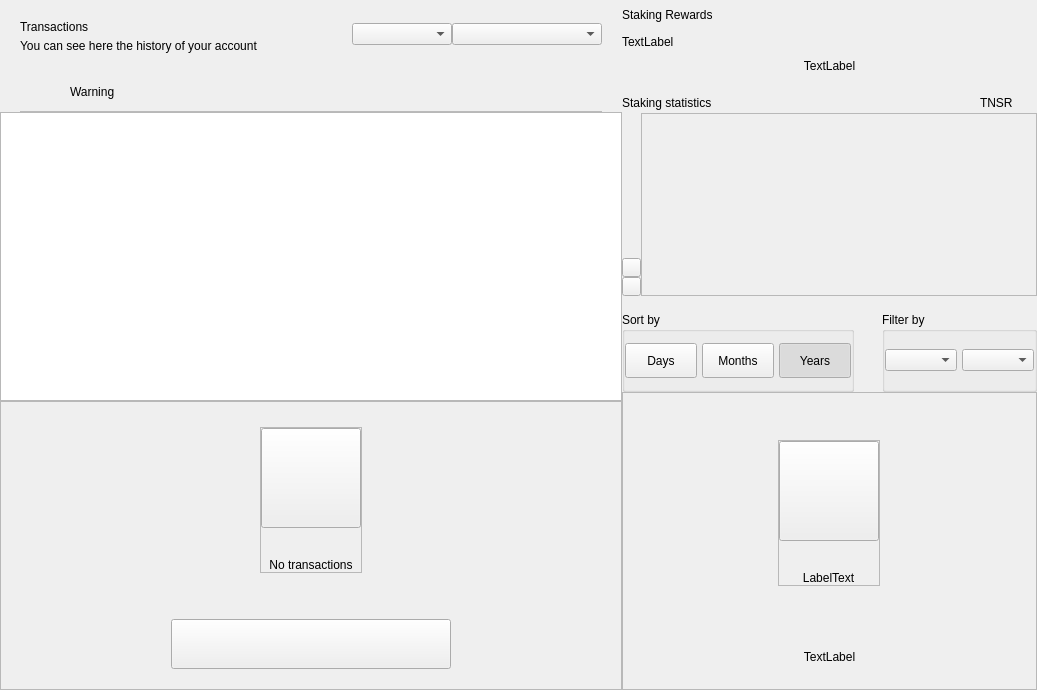
<?xml version="1.0" encoding="UTF-8"?>
<ui version="4.0">
 <class>DashboardWidget</class>
 <widget class="QWidget" name="DashboardWidget">
  <property name="geometry">
   <rect>
    <x>0</x>
    <y>0</y>
    <width>1037</width>
    <height>690</height>
   </rect>
  </property>
  <property name="windowTitle">
   <string>Form</string>
  </property>
  <layout class="QHBoxLayout" name="horizontalLayout_2" stretch="3,2">
   <property name="spacing">
    <number>0</number>
   </property>
   <property name="leftMargin">
    <number>0</number>
   </property>
   <property name="topMargin">
    <number>0</number>
   </property>
   <property name="rightMargin">
    <number>0</number>
   </property>
   <property name="bottomMargin">
    <number>0</number>
   </property>
   <item>
    <widget class="QWidget" name="left" native="true">
     <layout class="QVBoxLayout" name="left_2">
      <property name="spacing">
       <number>0</number>
      </property>
      <property name="leftMargin">
       <number>0</number>
      </property>
      <property name="topMargin">
       <number>0</number>
      </property>
      <property name="rightMargin">
       <number>0</number>
      </property>
      <property name="bottomMargin">
       <number>0</number>
      </property>
      <item>
       <layout class="QVBoxLayout" name="verticalLayout22">
        <property name="spacing">
         <number>0</number>
        </property>
        <property name="leftMargin">
         <number>20</number>
        </property>
        <property name="topMargin">
         <number>15</number>
        </property>
        <property name="rightMargin">
         <number>20</number>
        </property>
        <item>
         <widget class="QFrame" name="left_top_container">
          <layout class="QHBoxLayout" name="horizontalLayout">
           <property name="spacing">
            <number>0</number>
           </property>
           <property name="leftMargin">
            <number>0</number>
           </property>
           <property name="topMargin">
            <number>0</number>
           </property>
           <property name="rightMargin">
            <number>0</number>
           </property>
           <property name="bottomMargin">
            <number>0</number>
           </property>
           <item>
            <layout class="QVBoxLayout" name="verticalLayout_5">
             <property name="spacing">
              <number>5</number>
             </property>
             <property name="topMargin">
              <number>5</number>
             </property>
             <item>
              <widget class="QLabel" name="labelTitle">
               <property name="text">
                <string>Transactions</string>
               </property>
              </widget>
             </item>
             <item>
              <widget class="QLabel" name="labelSubtitle">
               <property name="text">
                <string>You can see here the history of your account</string>
               </property>
               <property name="alignment">
                <set>Qt::AlignLeading|Qt::AlignLeft|Qt::AlignVCenter</set>
               </property>
              </widget>
             </item>
            </layout>
           </item>
           <item>
            <spacer name="horizontalSpacer">
             <property name="orientation">
              <enum>Qt::Horizontal</enum>
             </property>
             <property name="sizeHint" stdset="0">
              <size>
               <width>40</width>
               <height>20</height>
              </size>
             </property>
            </spacer>
           </item>
           <item>
            <widget class="QComboBox" name="comboBoxSortType">
             <property name="minimumSize">
              <size>
               <width>100</width>
               <height>0</height>
              </size>
             </property>
            </widget>
           </item>
           <item>
            <widget class="QComboBox" name="comboBoxSort">
             <property name="minimumSize">
              <size>
               <width>150</width>
               <height>0</height>
              </size>
             </property>
            </widget>
           </item>
          </layout>
         </widget>
        </item>
       </layout>
      </item>
      <item>
       <spacer name="verticalSpacer">
        <property name="orientation">
         <enum>Qt::Vertical</enum>
        </property>
        <property name="sizeType">
         <enum>QSizePolicy::Fixed</enum>
        </property>
        <property name="sizeHint" stdset="0">
         <size>
          <width>20</width>
          <height>20</height>
         </size>
        </property>
       </spacer>
      </item>
      <item>
       <widget class="QWidget" name="layoutWarning" native="true">
        <layout class="QVBoxLayout" name="verticalLayout_3">
         <property name="spacing">
          <number>0</number>
         </property>
         <property name="leftMargin">
          <number>0</number>
         </property>
         <property name="topMargin">
          <number>0</number>
         </property>
         <property name="rightMargin">
          <number>0</number>
         </property>
         <property name="bottomMargin">
          <number>0</number>
         </property>
         <item>
          <widget class="QWidget" name="containerWarning" native="true">
           <layout class="QVBoxLayout" name="verticalLayout_21">
            <property name="spacing">
             <number>9</number>
            </property>
            <property name="leftMargin">
             <number>20</number>
            </property>
            <property name="topMargin">
             <number>9</number>
            </property>
            <property name="rightMargin">
             <number>20</number>
            </property>
            <property name="bottomMargin">
             <number>0</number>
            </property>
            <item>
             <widget class="QFrame" name="frameWarning">
              <property name="styleSheet">
               <string notr="true">border:none;</string>
              </property>
              <property name="frameShape">
               <enum>QFrame::StyledPanel</enum>
              </property>
              <property name="frameShadow">
               <enum>QFrame::Raised</enum>
              </property>
              <layout class="QHBoxLayout" name="horizontalLayout11" stretch="0,0,2">
               <property name="leftMargin">
                <number>0</number>
               </property>
               <property name="topMargin">
                <number>0</number>
               </property>
               <property name="rightMargin">
                <number>0</number>
               </property>
               <property name="bottomMargin">
                <number>0</number>
               </property>
               <item alignment="Qt::AlignVCenter">
                <widget class="QPushButton" name="imgWarning">
                 <property name="styleSheet">
                  <string notr="true">border:none;</string>
                 </property>
                 <property name="text">
                  <string/>
                 </property>
                 <property name="iconSize">
                  <size>
                   <width>24</width>
                   <height>24</height>
                  </size>
                 </property>
                </widget>
               </item>
               <item>
                <spacer name="horizontalSpacer_3">
                 <property name="orientation">
                  <enum>Qt::Horizontal</enum>
                 </property>
                 <property name="sizeType">
                  <enum>QSizePolicy::Fixed</enum>
                 </property>
                 <property name="sizeHint" stdset="0">
                  <size>
                   <width>12</width>
                   <height>20</height>
                  </size>
                 </property>
                </spacer>
               </item>
               <item alignment="Qt::AlignVCenter">
                <widget class="QLabel" name="lblWarning">
                 <property name="styleSheet">
                  <string notr="true"/>
                 </property>
                 <property name="text">
                  <string>Warning</string>
                 </property>
                 <property name="alignment">
                  <set>Qt::AlignBottom|Qt::AlignLeading|Qt::AlignLeft</set>
                 </property>
                </widget>
               </item>
              </layout>
             </widget>
            </item>
            <item>
             <widget class="QLabel" name="lblDivisory">
              <property name="minimumSize">
               <size>
                <width>0</width>
                <height>1</height>
               </size>
              </property>
              <property name="maximumSize">
               <size>
                <width>16777215</width>
                <height>1</height>
               </size>
              </property>
              <property name="styleSheet">
               <string notr="true">background-color:#bababa;</string>
              </property>
              <property name="text">
               <string/>
              </property>
              <property name="alignment">
               <set>Qt::AlignBottom|Qt::AlignLeading|Qt::AlignLeft</set>
              </property>
             </widget>
            </item>
           </layout>
          </widget>
         </item>
        </layout>
       </widget>
      </item>
      <item>
       <widget class="QListView" name="listTransactions">
        <property name="mouseTracking">
         <bool>true</bool>
        </property>
        <property name="selectionBehavior">
         <enum>QAbstractItemView::SelectItems</enum>
        </property>
        <property name="verticalScrollMode">
         <enum>QAbstractItemView::ScrollPerItem</enum>
        </property>
       </widget>
      </item>
      <item>
       <widget class="QFrame" name="emptyContainer">
        <property name="minimumSize">
         <size>
          <width>0</width>
          <height>100</height>
         </size>
        </property>
        <property name="frameShape">
         <enum>QFrame::StyledPanel</enum>
        </property>
        <property name="frameShadow">
         <enum>QFrame::Raised</enum>
        </property>
        <layout class="QVBoxLayout" name="verticalLayout_7" stretch="1,8,0,0">
         <property name="spacing">
          <number>0</number>
         </property>
         <property name="leftMargin">
          <number>0</number>
         </property>
         <property name="topMargin">
          <number>0</number>
         </property>
         <property name="rightMargin">
          <number>0</number>
         </property>
         <property name="bottomMargin">
          <number>20</number>
         </property>
         <item>
          <spacer name="verticalSpacer12">
           <property name="orientation">
            <enum>Qt::Vertical</enum>
           </property>
           <property name="sizeHint" stdset="0">
            <size>
             <width>20</width>
             <height>20</height>
            </size>
           </property>
          </spacer>
         </item>
         <item alignment="Qt::AlignHCenter|Qt::AlignVCenter">
          <widget class="QFrame" name="emptyScreen">
           <property name="sizePolicy">
            <sizepolicy hsizetype="Expanding" vsizetype="Expanding">
             <horstretch>0</horstretch>
             <verstretch>0</verstretch>
            </sizepolicy>
           </property>
           <property name="frameShape">
            <enum>QFrame::StyledPanel</enum>
           </property>
           <property name="frameShadow">
            <enum>QFrame::Raised</enum>
           </property>
           <layout class="QVBoxLayout" name="verticalLayout12">
            <property name="spacing">
             <number>30</number>
            </property>
            <property name="leftMargin">
             <number>0</number>
            </property>
            <property name="topMargin">
             <number>0</number>
            </property>
            <property name="rightMargin">
             <number>0</number>
            </property>
            <property name="bottomMargin">
             <number>0</number>
            </property>
            <item alignment="Qt::AlignHCenter|Qt::AlignVCenter">
             <widget class="QPushButton" name="pushImgEmpty">
              <property name="minimumSize">
               <size>
                <width>100</width>
                <height>100</height>
               </size>
              </property>
              <property name="maximumSize">
               <size>
                <width>100</width>
                <height>100</height>
               </size>
              </property>
              <property name="focusPolicy">
               <enum>Qt::NoFocus</enum>
              </property>
              <property name="text">
               <string/>
              </property>
              <property name="iconSize">
               <size>
                <width>100</width>
                <height>100</height>
               </size>
              </property>
             </widget>
            </item>
            <item alignment="Qt::AlignHCenter|Qt::AlignVCenter">
             <widget class="QLabel" name="labelEmpty">
              <property name="styleSheet">
               <string notr="true"/>
              </property>
              <property name="text">
               <string>No transactions</string>
              </property>
              <property name="alignment">
               <set>Qt::AlignCenter</set>
              </property>
             </widget>
            </item>
           </layout>
          </widget>
         </item>
         <item>
          <spacer name="verticalSpacer_21">
           <property name="orientation">
            <enum>Qt::Vertical</enum>
           </property>
           <property name="sizeHint" stdset="0">
            <size>
             <width>20</width>
             <height>40</height>
            </size>
           </property>
          </spacer>
         </item>
         <item alignment="Qt::AlignHCenter">
          <widget class="QPushButton" name="btnHowTo">
           <property name="minimumSize">
            <size>
             <width>280</width>
             <height>50</height>
            </size>
           </property>
           <property name="focusPolicy">
            <enum>Qt::NoFocus</enum>
           </property>
           <property name="text">
            <string/>
           </property>
          </widget>
         </item>
        </layout>
       </widget>
      </item>
     </layout>
    </widget>
   </item>
   <item>
    <widget class="QWidget" name="right" native="true">
     <property name="minimumSize">
      <size>
       <width>200</width>
       <height>0</height>
      </size>
     </property>
     <layout class="QVBoxLayout" name="verticalLayout_31">
      <property name="spacing">
       <number>0</number>
      </property>
      <property name="leftMargin">
       <number>0</number>
      </property>
      <property name="topMargin">
       <number>0</number>
      </property>
      <property name="rightMargin">
       <number>0</number>
      </property>
      <property name="bottomMargin">
       <number>0</number>
      </property>
      <item>
       <layout class="QVBoxLayout" name="verticalLayout_2" stretch="0,0,0,0,0,0,0">
        <property name="spacing">
         <number>0</number>
        </property>
        <item>
         <layout class="QHBoxLayout" name="horizontalLayout_3">
          <property name="spacing">
           <number>0</number>
          </property>
          <item>
           <layout class="QVBoxLayout" name="verticalLayout_6">
            <property name="spacing">
             <number>5</number>
            </property>
            <item>
             <widget class="QLabel" name="labelTitle2">
              <property name="minimumSize">
               <size>
                <width>0</width>
                <height>30</height>
               </size>
              </property>
              <property name="text">
               <string>Staking Rewards</string>
              </property>
             </widget>
            </item>
            <item>
             <widget class="QLabel" name="labelMessage">
              <property name="text">
               <string>TextLabel</string>
              </property>
             </widget>
            </item>
           </layout>
          </item>
          <item>
           <spacer name="horizontalSpacer_2">
            <property name="orientation">
             <enum>Qt::Horizontal</enum>
            </property>
            <property name="sizeType">
             <enum>QSizePolicy::MinimumExpanding</enum>
            </property>
            <property name="sizeHint" stdset="0">
             <size>
              <width>20</width>
              <height>20</height>
             </size>
            </property>
           </spacer>
          </item>
         </layout>
        </item>
        <item>
         <spacer name="verticalSpacer_4">
          <property name="orientation">
           <enum>Qt::Vertical</enum>
          </property>
          <property name="sizeType">
           <enum>QSizePolicy::Fixed</enum>
          </property>
          <property name="sizeHint" stdset="0">
           <size>
            <width>20</width>
            <height>10</height>
           </size>
          </property>
         </spacer>
        </item>
        <item>
         <layout class="QHBoxLayout" name="horizontalLayout_5" stretch="0">
          <property name="spacing">
           <number>0</number>
          </property>
          <item>
           <widget class="QLabel" name="labelAmountPiv">
            <property name="text">
             <string>TextLabel</string>
            </property>
            <property name="alignment">
             <set>Qt::AlignCenter</set>
            </property>
           </widget>
          </item>
         </layout>
        </item>
        <item>
         <spacer name="verticalSpacer_6">
          <property name="orientation">
           <enum>Qt::Vertical</enum>
          </property>
          <property name="sizeType">
           <enum>QSizePolicy::Fixed</enum>
          </property>
          <property name="sizeHint" stdset="0">
           <size>
            <width>20</width>
            <height>20</height>
           </size>
          </property>
         </spacer>
        </item>
        <item>
         <widget class="QWidget" name="layoutChart" native="true">
          <layout class="QVBoxLayout" name="verticalLayout_8" stretch="3,0">
           <property name="spacing">
            <number>16</number>
           </property>
           <property name="leftMargin">
            <number>0</number>
           </property>
           <property name="topMargin">
            <number>0</number>
           </property>
           <property name="rightMargin">
            <number>0</number>
           </property>
           <property name="bottomMargin">
            <number>0</number>
           </property>
           <item>
            <widget class="QWidget" name="verticalWidgetChart" native="true">
             <property name="minimumSize">
              <size>
               <width>0</width>
               <height>190</height>
              </size>
             </property>
             <property name="maximumSize">
              <size>
               <width>16777215</width>
               <height>16777215</height>
              </size>
             </property>
             <layout class="QVBoxLayout" name="verticalLayout_4" stretch="1,5">
              <property name="spacing">
               <number>0</number>
              </property>
              <property name="leftMargin">
               <number>0</number>
              </property>
              <property name="topMargin">
               <number>0</number>
              </property>
              <property name="rightMargin">
               <number>0</number>
              </property>
              <property name="bottomMargin">
               <number>0</number>
              </property>
              <item>
               <layout class="QHBoxLayout" name="horizontalLayout_4">
                <item>
                 <widget class="QLabel" name="labelChart">
                  <property name="text">
                   <string>Staking statistics</string>
                  </property>
                 </widget>
                </item>
                <item>
                 <spacer name="horizontalSpacer_4">
                  <property name="orientation">
                   <enum>Qt::Horizontal</enum>
                  </property>
                  <property name="sizeHint" stdset="0">
                   <size>
                    <width>40</width>
                    <height>20</height>
                   </size>
                  </property>
                 </spacer>
                </item>
                <item>
                 <widget class="QLabel" name="labelSquarePiv">
                  <property name="minimumSize">
                   <size>
                    <width>14</width>
                    <height>14</height>
                   </size>
                  </property>
                  <property name="maximumSize">
                   <size>
                    <width>14</width>
                    <height>14</height>
                   </size>
                  </property>
                  <property name="text">
                   <string/>
                  </property>
                 </widget>
                </item>
                <item>
                 <widget class="QLabel" name="labelPiv">
                  <property name="text">
                   <string>TNSR</string>
                  </property>
                 </widget>
                </item>
                <item>
                 <spacer name="horizontalSpacer_5">
                  <property name="orientation">
                   <enum>Qt::Horizontal</enum>
                  </property>
                  <property name="sizeType">
                   <enum>QSizePolicy::Fixed</enum>
                  </property>
                  <property name="sizeHint" stdset="0">
                   <size>
                    <width>10</width>
                    <height>20</height>
                   </size>
                  </property>
                 </spacer>
                </item>
                <item>
                 <widget class="QLabel" name="labelSquarezPiv">
                  <property name="minimumSize">
                   <size>
                    <width>14</width>
                    <height>14</height>
                   </size>
                  </property>
                  <property name="maximumSize">
                   <size>
                    <width>14</width>
                    <height>14</height>
                   </size>
                  </property>
                  <property name="text">
                   <string/>
                  </property>
                 </widget>
                </item>
               </layout>
              </item>
              <item>
               <widget class="QWidget" name="chartContainer2" native="true">
                <property name="minimumSize">
                 <size>
                  <width>0</width>
                  <height>150</height>
                 </size>
                </property>
                <property name="styleSheet">
                 <string notr="true">#chartContainer{padding:0px; margin:0px;}</string>
                </property>
                <layout class="QHBoxLayout" name="horizontalLayout_11">
                 <property name="spacing">
                  <number>0</number>
                 </property>
                 <property name="leftMargin">
                  <number>0</number>
                 </property>
                 <property name="topMargin">
                  <number>0</number>
                 </property>
                 <property name="rightMargin">
                  <number>0</number>
                 </property>
                 <property name="bottomMargin">
                  <number>0</number>
                 </property>
                 <item>
                  <widget class="QWidget" name="containerChartArrow" native="true">
                   <property name="sizePolicy">
                    <sizepolicy hsizetype="Fixed" vsizetype="Preferred">
                     <horstretch>0</horstretch>
                     <verstretch>0</verstretch>
                    </sizepolicy>
                   </property>
                   <property name="minimumSize">
                    <size>
                     <width>19</width>
                     <height>0</height>
                    </size>
                   </property>
                   <property name="maximumSize">
                    <size>
                     <width>19</width>
                     <height>16777215</height>
                    </size>
                   </property>
                   <property name="styleSheet">
                    <string notr="true">#widget{
	padding:0px;
	margin:0px;
}</string>
                   </property>
                   <layout class="QVBoxLayout" name="verticalLayout_10">
                    <property name="spacing">
                     <number>0</number>
                    </property>
                    <property name="leftMargin">
                     <number>0</number>
                    </property>
                    <property name="rightMargin">
                     <number>0</number>
                    </property>
                    <property name="bottomMargin">
                     <number>0</number>
                    </property>
                    <item>
                     <spacer name="verticalSpacer_3">
                      <property name="orientation">
                       <enum>Qt::Vertical</enum>
                      </property>
                      <property name="sizeHint" stdset="0">
                       <size>
                        <width>20</width>
                        <height>127</height>
                       </size>
                      </property>
                     </spacer>
                    </item>
                    <item alignment="Qt::AlignVCenter">
                     <widget class="QWidget" name="containerArrows" native="true">
                      <layout class="QVBoxLayout" name="horizontalLayout_6" stretch="0,0">
                       <property name="spacing">
                        <number>0</number>
                       </property>
                       <property name="leftMargin">
                        <number>0</number>
                       </property>
                       <property name="topMargin">
                        <number>0</number>
                       </property>
                       <property name="rightMargin">
                        <number>0</number>
                       </property>
                       <property name="bottomMargin">
                        <number>0</number>
                       </property>
                       <item>
                        <widget class="QPushButton" name="pushButtonChartArrow">
                         <property name="minimumSize">
                          <size>
                           <width>19</width>
                           <height>19</height>
                          </size>
                         </property>
                         <property name="maximumSize">
                          <size>
                           <width>19</width>
                           <height>19</height>
                          </size>
                         </property>
                         <property name="focusPolicy">
                          <enum>Qt::NoFocus</enum>
                         </property>
                         <property name="styleSheet">
                          <string notr="true"/>
                         </property>
                         <property name="text">
                          <string/>
                         </property>
                        </widget>
                       </item>
                       <item>
                        <widget class="QPushButton" name="pushButtonChartRight">
                         <property name="minimumSize">
                          <size>
                           <width>19</width>
                           <height>19</height>
                          </size>
                         </property>
                         <property name="maximumSize">
                          <size>
                           <width>19</width>
                           <height>19</height>
                          </size>
                         </property>
                         <property name="focusPolicy">
                          <enum>Qt::NoFocus</enum>
                         </property>
                         <property name="styleSheet">
                          <string notr="true"/>
                         </property>
                         <property name="text">
                          <string/>
                         </property>
                        </widget>
                       </item>
                      </layout>
                     </widget>
                    </item>
                   </layout>
                  </widget>
                 </item>
                 <item>
                  <widget class="QFrame" name="chartContainer">
                   <property name="sizePolicy">
                    <sizepolicy hsizetype="Expanding" vsizetype="Preferred">
                     <horstretch>0</horstretch>
                     <verstretch>0</verstretch>
                    </sizepolicy>
                   </property>
                   <property name="styleSheet">
                    <string notr="true">padding:0px;
margin:0px;</string>
                   </property>
                   <property name="frameShape">
                    <enum>QFrame::StyledPanel</enum>
                   </property>
                   <property name="frameShadow">
                    <enum>QFrame::Raised</enum>
                   </property>
                  </widget>
                 </item>
                </layout>
               </widget>
              </item>
             </layout>
            </widget>
           </item>
           <item alignment="Qt::AlignVCenter">
            <widget class="QWidget" name="containerSort" native="true">
             <layout class="QHBoxLayout" name="horizontalLayout_6" stretch="3,2">
              <property name="spacing">
               <number>28</number>
              </property>
              <property name="leftMargin">
               <number>0</number>
              </property>
              <property name="topMargin">
               <number>0</number>
              </property>
              <property name="rightMargin">
               <number>0</number>
              </property>
              <property name="bottomMargin">
               <number>0</number>
              </property>
              <item>
               <widget class="QGroupBox" name="groupBoxChart">
                <property name="minimumSize">
                 <size>
                  <width>0</width>
                  <height>80</height>
                 </size>
                </property>
                <property name="maximumSize">
                 <size>
                  <width>16777215</width>
                  <height>80</height>
                 </size>
                </property>
                <property name="title">
                 <string>Sort by</string>
                </property>
                <layout class="QHBoxLayout" name="horizontalLayout_7">
                 <property name="spacing">
                  <number>5</number>
                 </property>
                 <property name="leftMargin">
                  <number>0</number>
                 </property>
                 <property name="rightMargin">
                  <number>0</number>
                 </property>
                 <item>
                  <widget class="QPushButton" name="pushButtonMonth">
                   <property name="minimumSize">
                    <size>
                     <width>50</width>
                     <height>35</height>
                    </size>
                   </property>
                   <property name="maximumSize">
                    <size>
                     <width>16777215</width>
                     <height>16777215</height>
                    </size>
                   </property>
                   <property name="focusPolicy">
                    <enum>Qt::NoFocus</enum>
                   </property>
                   <property name="text">
                    <string>Days</string>
                   </property>
                   <property name="checkable">
                    <bool>true</bool>
                   </property>
                   <property name="autoExclusive">
                    <bool>true</bool>
                   </property>
                  </widget>
                 </item>
                 <item>
                  <widget class="QPushButton" name="pushButtonYear">
                   <property name="minimumSize">
                    <size>
                     <width>50</width>
                     <height>35</height>
                    </size>
                   </property>
                   <property name="maximumSize">
                    <size>
                     <width>16777215</width>
                     <height>16777215</height>
                    </size>
                   </property>
                   <property name="focusPolicy">
                    <enum>Qt::NoFocus</enum>
                   </property>
                   <property name="text">
                    <string>Months</string>
                   </property>
                   <property name="checkable">
                    <bool>true</bool>
                   </property>
                   <property name="autoExclusive">
                    <bool>true</bool>
                   </property>
                  </widget>
                 </item>
                 <item>
                  <widget class="QPushButton" name="pushButtonAll">
                   <property name="sizePolicy">
                    <sizepolicy hsizetype="Preferred" vsizetype="Fixed">
                     <horstretch>0</horstretch>
                     <verstretch>0</verstretch>
                    </sizepolicy>
                   </property>
                   <property name="minimumSize">
                    <size>
                     <width>50</width>
                     <height>35</height>
                    </size>
                   </property>
                   <property name="maximumSize">
                    <size>
                     <width>16777215</width>
                     <height>16777215</height>
                    </size>
                   </property>
                   <property name="focusPolicy">
                    <enum>Qt::NoFocus</enum>
                   </property>
                   <property name="text">
                    <string>Years</string>
                   </property>
                   <property name="checkable">
                    <bool>true</bool>
                   </property>
                   <property name="checked">
                    <bool>true</bool>
                   </property>
                   <property name="autoExclusive">
                    <bool>true</bool>
                   </property>
                  </widget>
                 </item>
                </layout>
               </widget>
              </item>
              <item>
               <widget class="QGroupBox" name="container_chart_dropboxes">
                <property name="minimumSize">
                 <size>
                  <width>55</width>
                  <height>80</height>
                 </size>
                </property>
                <property name="maximumSize">
                 <size>
                  <width>16777215</width>
                  <height>80</height>
                 </size>
                </property>
                <property name="title">
                 <string>Filter by</string>
                </property>
                <layout class="QHBoxLayout" name="horizontalLayout_8" stretch="1,1">
                 <property name="spacing">
                  <number>5</number>
                 </property>
                 <property name="leftMargin">
                  <number>0</number>
                 </property>
                 <property name="topMargin">
                  <number>0</number>
                 </property>
                 <property name="rightMargin">
                  <number>0</number>
                 </property>
                 <property name="bottomMargin">
                  <number>0</number>
                 </property>
                 <item>
                  <widget class="QWidget" name="containerBoxMonths" native="true">
                   <property name="minimumSize">
                    <size>
                     <width>55</width>
                     <height>0</height>
                    </size>
                   </property>
                   <layout class="QHBoxLayout" name="horizontalLayout_9">
                    <property name="spacing">
                     <number>0</number>
                    </property>
                    <property name="leftMargin">
                     <number>0</number>
                    </property>
                    <property name="topMargin">
                     <number>0</number>
                    </property>
                    <property name="rightMargin">
                     <number>0</number>
                    </property>
                    <property name="bottomMargin">
                     <number>0</number>
                    </property>
                    <item>
                     <widget class="QComboBox" name="comboBoxMonths">
                      <property name="minimumSize">
                       <size>
                        <width>55</width>
                        <height>0</height>
                       </size>
                      </property>
                     </widget>
                    </item>
                   </layout>
                  </widget>
                 </item>
                 <item>
                  <widget class="QWidget" name="containerBoxYears" native="true">
                   <property name="sizePolicy">
                    <sizepolicy hsizetype="Preferred" vsizetype="Preferred">
                     <horstretch>0</horstretch>
                     <verstretch>0</verstretch>
                    </sizepolicy>
                   </property>
                   <property name="minimumSize">
                    <size>
                     <width>50</width>
                     <height>0</height>
                    </size>
                   </property>
                   <layout class="QHBoxLayout" name="horizontalLayout_10">
                    <property name="spacing">
                     <number>0</number>
                    </property>
                    <property name="leftMargin">
                     <number>0</number>
                    </property>
                    <property name="topMargin">
                     <number>0</number>
                    </property>
                    <property name="rightMargin">
                     <number>0</number>
                    </property>
                    <property name="bottomMargin">
                     <number>0</number>
                    </property>
                    <item>
                     <widget class="QComboBox" name="comboBoxYears">
                      <property name="minimumSize">
                       <size>
                        <width>40</width>
                        <height>0</height>
                       </size>
                      </property>
                     </widget>
                    </item>
                   </layout>
                  </widget>
                 </item>
                </layout>
               </widget>
              </item>
             </layout>
            </widget>
           </item>
          </layout>
         </widget>
        </item>
        <item>
         <widget class="QFrame" name="emptyContainerChart">
          <property name="minimumSize">
           <size>
            <width>0</width>
            <height>100</height>
           </size>
          </property>
          <property name="frameShape">
           <enum>QFrame::StyledPanel</enum>
          </property>
          <property name="frameShadow">
           <enum>QFrame::Raised</enum>
          </property>
          <layout class="QVBoxLayout" name="verticalLayout_71" stretch="1,8,0,0">
           <property name="spacing">
            <number>0</number>
           </property>
           <property name="leftMargin">
            <number>0</number>
           </property>
           <property name="topMargin">
            <number>0</number>
           </property>
           <property name="rightMargin">
            <number>0</number>
           </property>
           <property name="bottomMargin">
            <number>25</number>
           </property>
           <item>
            <spacer name="verticalSpacer11">
             <property name="orientation">
              <enum>Qt::Vertical</enum>
             </property>
             <property name="sizeHint" stdset="0">
              <size>
               <width>20</width>
               <height>20</height>
              </size>
             </property>
            </spacer>
           </item>
           <item alignment="Qt::AlignHCenter|Qt::AlignVCenter">
            <widget class="QFrame" name="emptyScreen1">
             <property name="sizePolicy">
              <sizepolicy hsizetype="Expanding" vsizetype="Expanding">
               <horstretch>0</horstretch>
               <verstretch>0</verstretch>
              </sizepolicy>
             </property>
             <property name="frameShape">
              <enum>QFrame::StyledPanel</enum>
             </property>
             <property name="frameShadow">
              <enum>QFrame::Raised</enum>
             </property>
             <layout class="QVBoxLayout" name="verticalLayout">
              <property name="spacing">
               <number>30</number>
              </property>
              <property name="leftMargin">
               <number>0</number>
              </property>
              <property name="topMargin">
               <number>0</number>
              </property>
              <property name="rightMargin">
               <number>0</number>
              </property>
              <property name="bottomMargin">
               <number>0</number>
              </property>
              <item alignment="Qt::AlignHCenter|Qt::AlignVCenter">
               <widget class="QPushButton" name="pushImgEmptyChart">
                <property name="minimumSize">
                 <size>
                  <width>100</width>
                  <height>100</height>
                 </size>
                </property>
                <property name="maximumSize">
                 <size>
                  <width>100</width>
                  <height>100</height>
                 </size>
                </property>
                <property name="focusPolicy">
                 <enum>Qt::NoFocus</enum>
                </property>
                <property name="text">
                 <string/>
                </property>
                <property name="iconSize">
                 <size>
                  <width>100</width>
                  <height>100</height>
                 </size>
                </property>
               </widget>
              </item>
              <item alignment="Qt::AlignHCenter|Qt::AlignVCenter">
               <widget class="QLabel" name="labelEmptyChart">
                <property name="styleSheet">
                 <string notr="true"/>
                </property>
                <property name="text">
                 <string>LabelText</string>
                </property>
                <property name="alignment">
                 <set>Qt::AlignCenter</set>
                </property>
               </widget>
              </item>
             </layout>
            </widget>
           </item>
           <item>
            <spacer name="verticalSpacer_2">
             <property name="orientation">
              <enum>Qt::Vertical</enum>
             </property>
             <property name="sizeHint" stdset="0">
              <size>
               <width>20</width>
               <height>40</height>
              </size>
             </property>
            </spacer>
           </item>
           <item>
            <widget class="QLabel" name="labelMessageEmpty">
             <property name="styleSheet">
              <string notr="true">#labelMessageEmpty {
	padding-left:30px;
	padding-right:30px;
}</string>
             </property>
             <property name="text">
              <string>TextLabel</string>
             </property>
             <property name="alignment">
              <set>Qt::AlignCenter</set>
             </property>
             <property name="wordWrap">
              <bool>true</bool>
             </property>
            </widget>
           </item>
          </layout>
         </widget>
        </item>
        <item>
         <widget class="QWidget" name="layoutShadow" native="true">
          <layout class="QVBoxLayout" name="verticalLayout_9">
           <property name="spacing">
            <number>0</number>
           </property>
           <property name="leftMargin">
            <number>0</number>
           </property>
           <property name="topMargin">
            <number>0</number>
           </property>
           <property name="rightMargin">
            <number>0</number>
           </property>
           <property name="bottomMargin">
            <number>0</number>
           </property>
          </layout>
         </widget>
        </item>
       </layout>
      </item>
     </layout>
    </widget>
   </item>
  </layout>
 </widget>
 <resources/>
 <connections/>
</ui>
